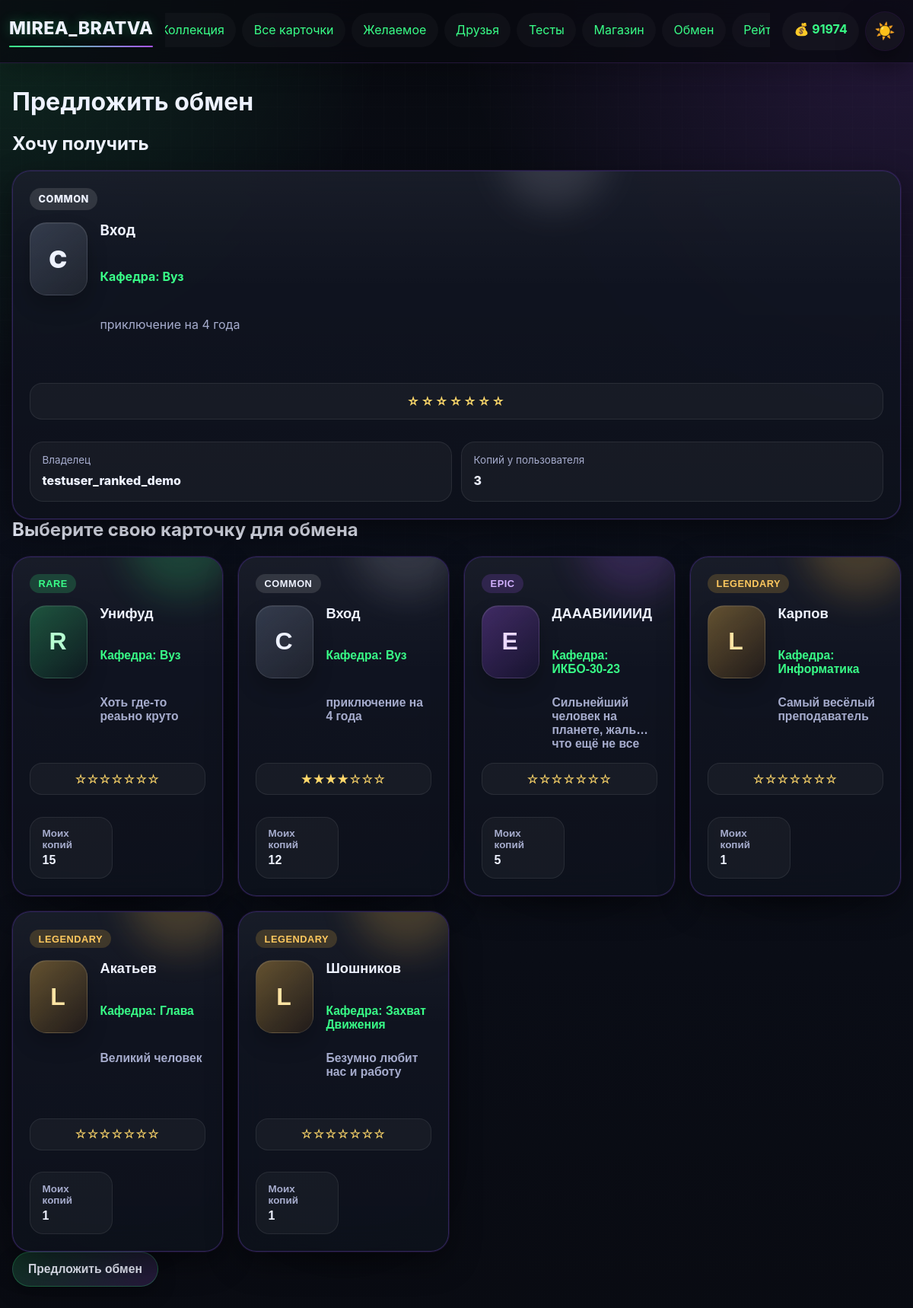
Screenshot of /exchange/propose/2/1 (signed in) with the database file from the repository.
### app.py (models this page shows)
class User(UserMixin, db.Model):
    __tablename__ = 'user'
    id = db.Column(db.Integer, primary_key=True)
    username = db.Column(db.String(80), unique=True, nullable=False)
    email = db.Column(db.String(120), unique=True, nullable=False)
    password_hash = db.Column(db.String(200), nullable=False)
    coins = db.Column(db.Integer, default=100)
    profile_theme = db.Column(db.String(50), default='dark')
    avatar_frame = db.Column(db.String(50), default='none')
    bio = db.Column(db.Text, default='')
    owned_frames = db.Column(db.Text, default='[]')
    avatar_icon = db.Column(db.String(50), default='letter')
    created_at = db.Column(db.DateTime, default=datetime.utcnow)
    last_daily_bonus = db.Column(db.DateTime, default=None)

class Card(db.Model):
    __tablename__ = 'card'
    id = db.Column(db.Integer, primary_key=True)
    name = db.Column(db.String(100), nullable=False)
    description = db.Column(db.Text)
    rarity = db.Column(db.String(20), nullable=False)
    subject = db.Column(db.String(50), nullable=False)
    image_url = db.Column(db.String(200))
    base_price = db.Column(db.Integer, default=50)

class UserCard(db.Model):
    __tablename__ = 'user_card'
    id = db.Column(db.Integer, primary_key=True)
    user_id = db.Column(db.Integer, db.ForeignKey('user.id'), nullable=False)
    card_id = db.Column(db.Integer, db.ForeignKey('card.id'), nullable=False)
    quantity = db.Column(db.Integer, default=1)
    star_level = db.Column(db.Integer, default=0)
    user = db.relationship('User', backref=db.backref('cards', lazy=True))
    card = db.relationship('Card', backref=db.backref('user_cards', lazy=True))

### app.py (the view, shortened to what this page needs)
@app.route('/exchange/propose/<int:target_user_id>/<int:requested_card_id>', methods=['GET', 'POST'])
@login_required
def propose_exchange(target_user_id, requested_card_id):
    target_user = User.query.get_or_404(target_user_id)
    if target_user.id == current_user.id:
        flash('Нельзя предлагать обмен самому себе')
        return redirect(url_for('exchange'))
    requested_user_card = UserCard.query.filter_by(user_id=target_user.id, card_id=requested_card_id).first_or_404()
    my_cards = UserCard.query.filter(UserCard.user_id == current_user.id, UserCard.quantity >= 1).order_by(UserCard.quantity.desc()).all()
    return render_template('propose_exchange.html', target_user=target_user, requested_user_card=requested_user_card, my_cards=my_cards, get_card_letter=get_card_letter, get_card_stars_display=get_card_stars_display)

### app.py (called while the page is built)
@login_manager.user_loader
def load_user(user_id):
    return db.session.get(User, int(user_id))

def get_card_letter(card):
    return {
        'common': 'C',
        'rare': 'R',
        'epic': 'E',
        'legendary': 'L',
    }.get(card.rarity, '?')

def get_card_stars_display(star_level):
    star_level = max(0, int(star_level or 0))
    return '★' * star_level + '☆' * (7 - star_level)

### templates/propose_exchange.html (shortened to what this page needs)
{% extends "base.html" %}
{% from "_card_macros.html" import showcase_card %}
{% block content %}
<div class="exchange-container">
    <h1>Предложить обмен</h1>
    <div class="exchange-card">
        <h2>Хочу получить</h2>
        {{ showcase_card(card=requested_user_card.card, rarity=requested_user_card.card.rarity, letter=get_card_letter(requested_user_card.card), subject=requested_user_card.card.subject, description=requested_user_card.card.description, stars=get_card_stars_display(requested_user_card.star_level), meta_items=[{'label':'Владелец','value':target_user.username},{'label':'Копий у пользователя','value':requested_user_card.quantity}], action_html='') }}
    </div>
    <div class="exchange-card">
        <h2>Выберите свою карточку для обмена</h2>
        <form method="POST">
            <div class="items-grid collection-grid collection-grid-enhanced selectable-grid">
                {% for user_card in my_cards %}
                <button type="button" class="card-select-button" data-card-choice="{{ user_card.card.id }}">
                    {{ showcase_card(card=user_card.card, rarity=user_card.card.rarity, letter=get_card_letter(user_card.card), subject=user_card.card.subject, description=user_card.card.description, stars=get_card_stars_display(user_card.star_level), meta_items=[{'label':'Моих копий','value':user_card.quantity}], action_html='') }}
                </button>
                {% endfor %}
            </div>
            <div class="exchange-form-actions"><button type="submit" class="btn">Предложить обмен</button></div>
        </form>
    </div>
</div>
{% endblock %}

### templates/base.html (shortened to what this page needs)
<!DOCTYPE html>
<html lang="ru">
<head>
    <link rel="stylesheet" href="{{ url_for('static', filename='css/style.css') }}">
</head>
<body class="{% if current_user.is_authenticated and current_user.profile_theme == 'light' %}light-theme{% else %}dark-theme{% endif %}">
    <nav class="navbar">
        <div class="nav-container">
            <a class="nav-logo" href="{{ url_for('index') }}">MIREA_BRATVA</a>
            <div class="nav-main">
                <ul class="nav-menu">
                    {% if current_user.is_authenticated %}
                        <li><a href="{{ url_for('collection') }}">Коллекция</a></li>
                        <li><a href="{{ url_for('cards_catalog') }}">Все карточки</a></li>
                        <li><a href="{{ url_for('wishlist') }}">Желаемое</a></li>
                        <li><a href="{{ url_for('friends') }}">Друзья</a></li>
                        <li><a href="{{ url_for('quizzes') }}">Тесты</a></li>
                        <li><a href="{{ url_for('shop') }}">Магазин</a></li>
                        <li><a href="{{ url_for('exchange') }}">Обмен</a></li>
                        <li><a href="{{ url_for('rating') }}">Рейтинг</a></li>
                    {% else %}
                        <li><a href="{{ url_for('login') }}">Вход</a></li>
                        <li><a href="{{ url_for('register') }}">Регистрация</a></li>
                    {% endif %}
                </ul>
            </div>
            {% if current_user.is_authenticated %}
            <div class="nav-actions">
                <div class="coins">💰 {{ current_user.coins }}</div>
                <a class="theme-toggle nav-pill" href="{{ url_for('toggle_theme') }}" title="Переключить тему">
                    {% if current_user.profile_theme == 'light' %}🌙{% else %}☀️{% endif %}
                </a>
            </div>
            {% endif %}
        </div>
    </nav>
    <main class="container">
        {% block content %}{% endblock %}
    </main>
</body>
</html>

### templates/_card_macros.html (shortened to what this page needs)
{% macro showcase_card(card, rarity, letter, subject, description, stars='', top_badge='', meta_items=[], action_html='', owner_url='', owner_label='У кого есть', image_url='') -%}
<article class="shop-item card-tile card-showcase card-standard rarity-{{ rarity }}">
    <div class="card-showcase-glow"></div>
    <div class="card-showcase-top">
        <span class="rarity-badge rarity-badge-{{ rarity }}">{{ rarity }}</span>
    </div>
    <div class="card-showcase-body">
        <div class="card-emblem rarity-emblem-{{ rarity }}">
            {% if image_url %}
                <img src="{{ image_url }}" alt="{{ card.name }}" style="width:100%;height:100%;object-fit:cover;border-radius:inherit;">
            {% else %}
                {{ letter }}
            {% endif %}
        </div>
        <div class="card-copy">
            <h3>{{ card.name }}</h3>
            <p class="card-subject-line">Кафедра: {{ subject }}</p>
            <p class="card-description-preview">{{ description }}</p>
        </div>
    </div>
    {% if stars %}
    <div class="card-stars-row" aria-label="Звёздность">{{ stars }}</div>
    {% endif %}
    {% if meta_items %}
    <div class="card-meta-grid">
        {% for item in meta_items %}
        <div class="meta-chip {% if item.accent %}meta-chip-accent{% endif %}">
            <span>{{ item.label }}</span>
            <strong>{{ item.value }}</strong>
        </div>
        {% endfor %}
    </div>
    {% endif %}
</article>
{%- endmacro %}

### rows the page displays
User: coins "91974"
Card: rarity "COMMON", name "Вход", subject "Вуз", description "приключение на 4 года"
User: label "Владелец", value "testuser_ranked_demo"
UserCard: letter "R", stars "☆☆☆☆☆☆☆", label "Моих копий", value "15"
Card: rarity "RARE", name "Унифуд", subject "Вуз", description "Хоть где-то реаьно круто"
UserCard: letter "C", stars "★★★★☆☆☆", label "Моих копий", value "12"
UserCard: letter "E", stars "☆☆☆☆☆☆☆", label "Моих копий", value "5"
Card: rarity "EPIC", name "ДАААВИИИИД", subject "ИКБО-30-23", description "Сильнейший человек на планете, жаль что ещё не…"
UserCard: letter "L", stars "☆☆☆☆☆☆☆", label "Моих копий", value "1"
Card: rarity "LEGENDARY", name "Карпов", subject "Информатика", description "Самый весёлый преподаватель"
UserCard: letter "L", stars "☆☆☆☆☆☆☆", label "Моих копий", value "1"
Card: rarity "LEGENDARY", name "Акатьев", subject "Глава", description "Великий человек"
UserCard: letter "L", stars "☆☆☆☆☆☆☆", label "Моих копий", value "1"
Card: rarity "LEGENDARY", name "Шошников", subject "Захват Движения", description "Безумно любит нас и работу"

### other values shown
{{ letter }} "C"
{{ stars }} "☆☆☆☆☆☆☆"
{{ item.label }} "Копий у пользователя"
{{ item.value }} "3"
